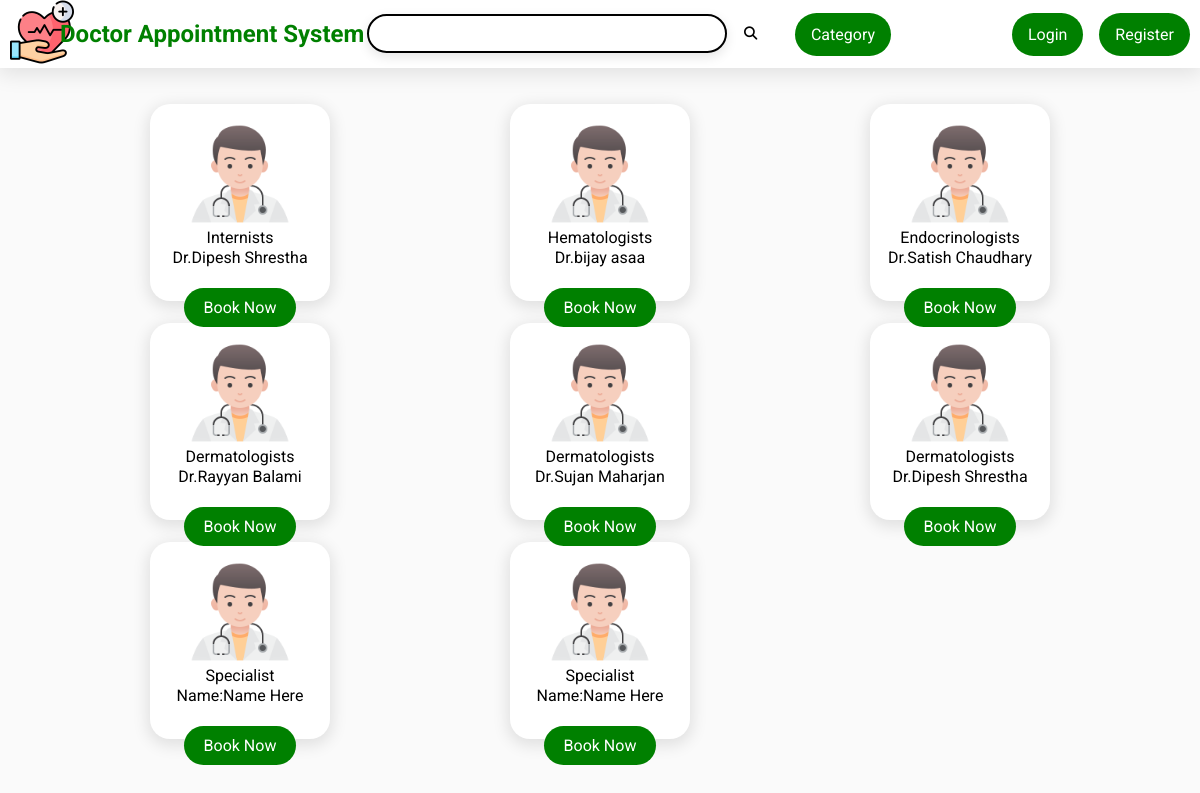
The page / on the database its author committed.
### tables this page shows
CREATE TABLE `doctors` (
  `d_id` int NOT NULL PRIMARY KEY,
  `d_firstname` varchar(255) NOT NULL,
  `d_lastname` varchar(255) NOT NULL,
  `d_username` varchar(255) NOT NULL,
  `d_email` varchar(255) NOT NULL,
  `d_address` varchar(255) NOT NULL,
  `d_phone` bigint NOT NULL,
  `d_password` varchar(255) NOT NULL,
  `d_category` varchar(255) NOT NULL,
  `d_cilinics` varchar(255) NOT NULL,
  `d_clocation` varchar(255) NOT NULL,
  `d_dob` date NOT NULL,
  `d_imagesource` varchar(250) NOT NULL,
  `d_gender` varchar(255) NOT NULL,
  `d_image` varchar(200) NOT NULL,
  `d_experienced` int NOT NULL,
  `d_qualification` varchar(200) NOT NULL
);

### index.php (called while the page is built)
<?php
include "header.php";
include "card.php";
include "footer.php";
?>

### classes/doctor_data.php (called while the page is built, shortened)
<?php
class doctorData extends dbh_connection{
    public function get_Doctor_Data(){
        $query = 'SELECT * FROM doctors';
        $stmt = $this->connect()->prepare($query);
        if(!$stmt->execute([])){
            header('location:../index.php?stmtfailed');
            exit();
        }
        $doctorData = $stmt->fetchAll();
        return $doctorData;
    }
}
$d_data = new doctorData();
?>

### includes/dbh.inc.php (called while the page is built)
<?php
class dbh_connection{
    protected function connect(){
        try{
            $host = 'localhost';
            $username = 'root';
            $password = 'newpassword';
            $dbname = 'Appointment';
            $pdo = new PDO("mysql:host=$host;dbname=$dbname",$username,$password);
            $pdo->setAttribute(PDO::ATTR_ERRMODE, PDO::ERRMODE_EXCEPTION);
            return $pdo;
        }
        catch(PDOException $e){
            die(''.$e->getMessage());
        }
    }
}
?>

### card.php (the view, shortened to what this page needs)
<div class="container">
<?php
$doctors = $d_data->get_Doctor_Data();
 if($doctors){
foreach ($doctors as $key => $doctor){
  $doctor_id = $doctor['d_id'];
     echo '
    <div class="card" id="card-'.($key+1).'">
    <img src="doctorimage/'.$doctor['d_image'].'" alt="">
    <p class="specilaist">'.$doctor['d_category'].'</p>
    <p class="name">Dr.'.($doctor['d_firstname']  . ' '.$doctor['d_lastname']).'</p>
    <a href="Book.php?doctor_id='. $doctor_id.'">Book Now</a>
    </div>
    ';
  }
}
  ?>
  <?php
  for ($i=count($doctors)+1; $i <=8 ; $i++) {
    echo '
      <div class="card" id="card-'. $i.'">
        <img src="images/doctor.png" alt="">
        <p class="specilaist">Specialist</p>
        <p class="name">Name:Name Here</p>
        <a href="Book.php">Book Now</a>
      </div>
  ';
   }
   ?>
</div>

### header.php (shortened to what this page needs)
<?php
 require_once('includes/dbh.inc.php');
 include ('classes/doctor_data.php');
?>
<!DOCTYPE html>
<html lang="en">
<head>
  <link rel="stylesheet" href="css/style.css">
  <link rel="stylesheet" href="css/nav.css">
  <link rel="stylesheet" href="https://cdnjs.cloudflare.com/ajax/libs/font-awesome/6.5.1/css/all.min.css"
 />
</head>
<body>
  <header id="header">
    <nav id="nav_bar">
      <div class="logo">
        <img src="images/healthcare.png" alt="This is an logo" id="image1">
      </div>
      <div class="h1">
        <h1><a href="index.php">Doctor Appointment System</a></h1>
      </div>
      <div class="search">
        <div id="search">
          <input type="text" id="text" />
          <button id="search_bar">
            <i class="fa-solid fa-magnifying-glass"></i>
          </button>
        </div>
            <div class="dropdown dropdown_cate">Category
            </div>
            </div>
      <div class="header-menu">
        <?php
        if (isset ($_SESSION['user_id'])) {
          echo '
           <div class="dropdown">
           <li><a href="#"  class="login">' . $_SESSION['user_firstname'] . '</a></li>
           </div>
           <div class="dropdown">
             <li><a href="logout.php"  class="login">Logout</a></li>
             </div>
             ';
        } else {
          echo '
         <div class="dropdown"> Login
            <ul class="dropdown-items">
            <li id="user"><a href="login.php">User</a></li>
            <li id="doctor"><a href="doctorlogin.php">Doctor</a></li>
          </ul>
        </div>
        <div class="dropdown">Register
          <ul class="dropdown-items">
            <li id="user"><a href="signup.php">User</a></li>
            <li id="doctor"><a href="doctorsignup.php">Doctor</a></li>
          </ul>
        </div>';
        }
        ?>
      </div>
    </nav>
  </header>

### footer.php (shortened to what this page needs)
</body>
</html>

### css/style.css (style rules this page uses)
* { margin: 0; padding: 0; box-sizing: border-box; list-style: none; font-family: "Roboto", serif; }
.container { min-height: 80vh; display: grid; grid-template-columns: repeat(auto-fit,minmax(320px,1fr)); width: 90%; margin: 0 auto; }
.card { text-align: center; height: 90%; width: 50%; margin-top: 10%; margin-left: 25%; box-shadow: 0px 4px 15px 3px rgba(0,0,0,0.1); transition: box-shadow 0.3s ease , transform 0.4s ease; background: white; border-radius: 20px; }
.card > img { height: 100px; margin-top: 20px; }
.card > p { line-height: 20px; }
.card > a { position: relative; top: 30px; padding: 10px 20px; border-radius: 90px; background-color: green; color: #fff; }

### css/nav.css (style rules this page uses)
* { margin: 0; padding: 0; box-sizing: border-box; list-style: none; text-decoration: none; font-family: "Roboto", sans-serif; }
body { background: #fafafa; }
#header { box-shadow: 0px 4px 20px 2px rgba(0,0,0,0.1) ; position: sticky; top: 0; background-color: white; color: green; }
#nav_bar { display: flex; justify-content: space-between; align-items: center; padding: 0 10px; }
.logo { cursor: pointer; }
.h1 { position: absolute; left: 5%; cursor: pointer; }
.h1>h1>a { color: green; }
.search { display: flex; align-items: center; gap: 1rem; width: 40%; }
.search input { width: 30%; border-radius: 2px; border: none; background-color: #ffff; line-height: 35px; outline:none; margin-left: 5%; border: 2px solid black; border-radius: 20px; box-shadow: 0px 4px 12px rgba(0, 0, 0, 0.1); position: absolute; top: 20%; text-align: center; font-size: 20px; }
#search_bar { background: transparent; border: none; }
#search_bar i { position: absolute; left: 62%; top: 40%; cursor: pointer; }
.dropdown_cate { position: absolute; left: 100%; }
a { text-decoration: none; }
.header-menu { display: flex; align-items: center; gap: 1rem; }
.dropdown { position: relative; padding: 0.75rem 1rem; background-color: green; cursor: pointer; color: #fff; border-radius: 90px; }

### rows shown on the page
doctors: d_category "Internists", d_firstname "Dipesh", d_lastname "Shrestha"
doctors: d_category "Hematologists", d_firstname "bijay", d_lastname "asaa"
doctors: d_image (picture), d_category "Endocrinologists", d_firstname "Satish", d_lastname "Chaudhary"
doctors: d_image (picture), d_category "Dermatologists", d_firstname "Rayyan", d_lastname "Balami"
doctors: d_image (picture), d_category "Dermatologists", d_firstname "Sujan", d_lastname "Maharjan"
doctors: d_image (picture), d_category "Dermatologists", d_firstname "Dipesh", d_lastname "Shrestha"
